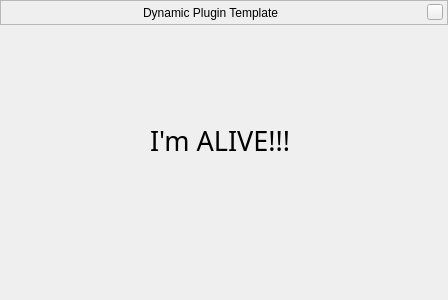
<?xml version="1.0" encoding="UTF-8"?>
<ui version="4.0">
 <class>dynamicPluginTemplateWindowForm</class>
 <widget class="QWidget" name="dynamicPluginTemplateWindowForm">
  <property name="geometry">
   <rect>
    <x>0</x>
    <y>0</y>
    <width>448</width>
    <height>300</height>
   </rect>
  </property>
  <property name="windowTitle">
   <string>Dialog</string>
  </property>
  <widget class="QLabel" name="label">
   <property name="geometry">
    <rect>
     <x>150</x>
     <y>120</y>
     <width>201</width>
     <height>41</height>
    </rect>
   </property>
   <property name="font">
    <font>
     <family>Ubuntu Mono</family>
     <pointsize>20</pointsize>
    </font>
   </property>
   <property name="text">
    <string>I'm ALIVE!!!</string>
   </property>
  </widget>
  <widget class="BarFrame" name="TitleBar">
   <property name="geometry">
    <rect>
     <x>0</x>
     <y>0</y>
     <width>448</width>
     <height>25</height>
    </rect>
   </property>
   <property name="sizePolicy">
    <sizepolicy hsizetype="Expanding" vsizetype="Minimum">
     <horstretch>0</horstretch>
     <verstretch>0</verstretch>
    </sizepolicy>
   </property>
   <property name="minimumSize">
    <size>
     <width>0</width>
     <height>25</height>
    </size>
   </property>
   <property name="maximumSize">
    <size>
     <width>16777215</width>
     <height>30</height>
    </size>
   </property>
   <property name="focusPolicy">
    <enum>Qt::NoFocus</enum>
   </property>
   <property name="autoFillBackground">
    <bool>false</bool>
   </property>
   <property name="frameShape">
    <enum>QFrame::StyledPanel</enum>
   </property>
   <layout class="QHBoxLayout">
    <property name="spacing">
     <number>6</number>
    </property>
    <property name="leftMargin">
     <number>0</number>
    </property>
    <property name="topMargin">
     <number>0</number>
    </property>
    <property name="rightMargin">
     <number>4</number>
    </property>
    <property name="bottomMargin">
     <number>0</number>
    </property>
    <item>
     <spacer name="leftSpacer">
      <property name="orientation">
       <enum>Qt::Horizontal</enum>
      </property>
      <property name="sizeHint" stdset="0">
       <size>
        <width>40</width>
        <height>20</height>
       </size>
      </property>
     </spacer>
    </item>
    <item>
     <widget class="QLabel" name="stelWindowTitle">
      <property name="text">
       <string>Dynamic Plugin Template</string>
      </property>
     </widget>
    </item>
    <item>
     <spacer name="rightSpacer">
      <property name="orientation">
       <enum>Qt::Horizontal</enum>
      </property>
      <property name="sizeHint" stdset="0">
       <size>
        <width>40</width>
        <height>20</height>
       </size>
      </property>
     </spacer>
    </item>
    <item>
     <widget class="QPushButton" name="closeStelWindow">
      <property name="minimumSize">
       <size>
        <width>16</width>
        <height>16</height>
       </size>
      </property>
      <property name="maximumSize">
       <size>
        <width>16</width>
        <height>16</height>
       </size>
      </property>
      <property name="focusPolicy">
       <enum>Qt::NoFocus</enum>
      </property>
      <property name="text">
       <string/>
      </property>
     </widget>
    </item>
   </layout>
  </widget>
 </widget>
 <layoutdefault spacing="6" margin="11"/>
 <customwidgets>
  <customwidget>
   <class>BarFrame</class>
   <extends>QFrame</extends>
   <header>Dialog.hpp</header>
   <container>1</container>
  </customwidget>
 </customwidgets>
 <resources/>
 <connections/>
</ui>
